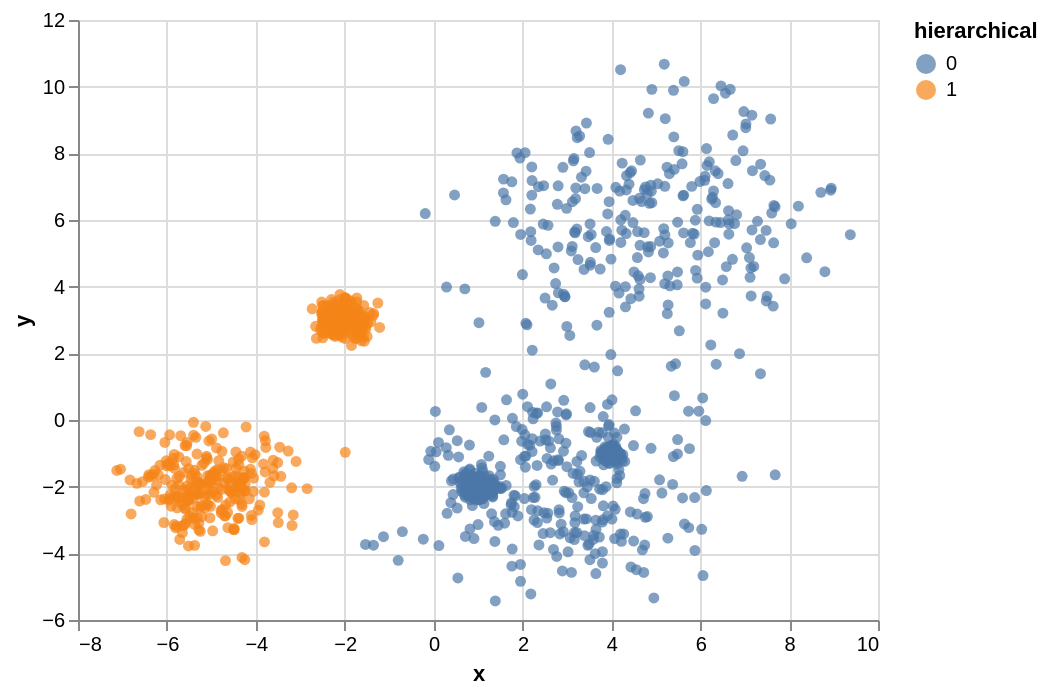

Notebook code for this chart:
### Code cell
from sklearn.cluster import AgglomerativeClustering

hierarchical = AgglomerativeClustering().fit(sintetic[["x", "y"]])
sintetic["hierarchical"] = hierarchical.labels_

alt.Chart(sintetic).mark_circle().encode(x='x', y='y', color="hierarchical:N")

### Figure 1 — Vega-Lite specification as saved in the notebook (floating-point values rounded to 4 significant figures; data arrays with more than 128 entries replaced by an {"elided": "..."} marker saying what was removed)
{"config": {"view": {"continuousWidth": 400, "continuousHeight": 300}}, "data": {"name": "data-cb23a249a126d696e15fe99751e1b432"}, "mark": "circle", "encoding": {"color": {"type": "nominal", "field": "hierarchical"}, "x": {"type": "quantitative", "field": "x"}, "y": {"type": "quantitative", "field": "y"}}, "$schema": "https://vega.github.io/schema/vega-lite/v4.8.1.json", "datasets": {"data-cb23a249a126d696e15fe99751e1b432": {"elided": "1500 records"}}}
